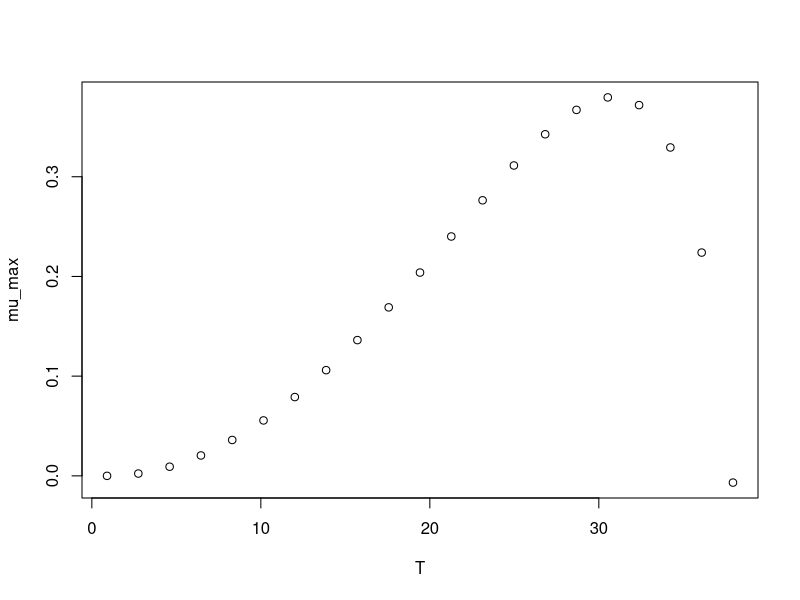

Write R code to recreate this figure.
#############################
# start of Parameter script
#############################
T <- seq(0.899100899100899,37.9379,length.out=21)
#############################
# end of Parameter script
#############################
############################# 
# start of Model script Gropin ID 395 
#############################
 
# constant coefficients for this model
 
variables <- data.frame(T)
argumentsPar <- expand.grid(variables)
 
# heart of the model
response_surface <- function(T) {
   mumax <-(3.8*(10^-1)*(T-37.9)*((T-0.9)^2))/((30.9-0.9)*((30.9-0.9)*(T-30.9)-(30.9-37.9)*(30.9+0.9-2*T)))

return(mumax=mumax)
} 

# output parameters
mumax <- cbind(argumentsPar,response_surface(argumentsPar['T']))
colnames(mumax) <- c(colnames(argumentsPar),'mumax')
#############################
# End of Model script
#############################
############################# 
# start of Visualisation script Gropin ID 395 
#############################
plot(T,mumax$mumax,
                          xlab='T',
                          ylab='mu_max')
#############################
# End of Visualisation script
#############################
